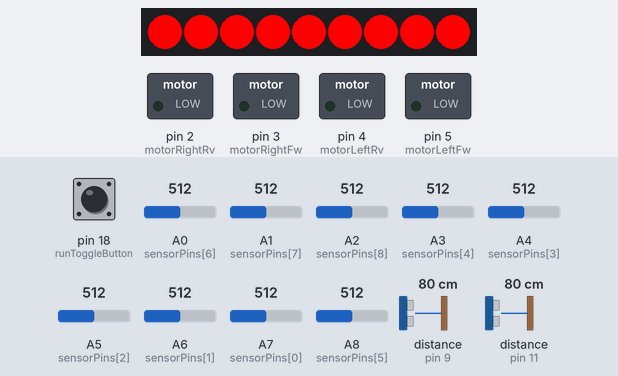
The sketch below on a simulated Arduino Mega 2560, built with avr-gcc and run on an emulated ATmega2560. Shown: 9 RGB LEDs in strip order, left to right, switched loads named in the sketch (green lamp = pin HIGH). Inputs (shaded band) come from the test bench; at power-on: distance to the obstacle (sensors on pin 11, pin 9) 80 cm, A0 (sensorPins[6]) = 512, A3 (sensorPins[4]) = 512, pin 18 (runToggleButton) HIGH, A1 (sensorPins[7]) = 512, A2 (sensorPins[8]) = 512, A4 (sensorPins[3]) = 512, A5 (sensorPins[2]) = 512, A6 (sensorPins[1]) = 512, A7 (sensorPins[0]) = 512, A8 (sensorPins[5]) = 512. The echo pulse lasts 58.3 µs per cm; dim RGB values are drawn brighter than linear; what the sketch prints to the serial monitor is not drawn.

Above: at 1.2 s.
1.3 s: distance to the obstacle (sensor on pin 11) set to 12 cm
2.8 s: distance to the obstacle (sensor on pin 11) set to 9 cm
At 3.8 s:
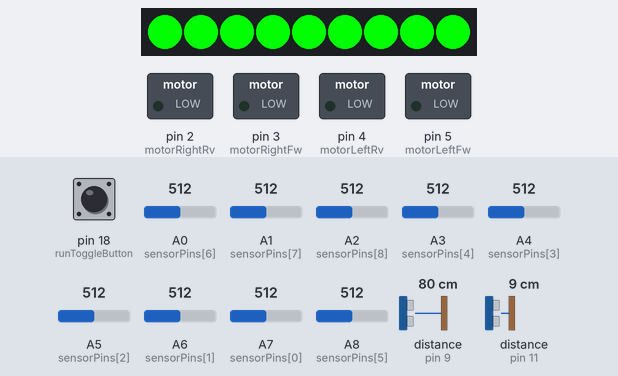
4.3 s: A0 (sensorPins[6]) set to 213
5.8 s: A0 (sensorPins[6]) set to 190
At 6.6 s:
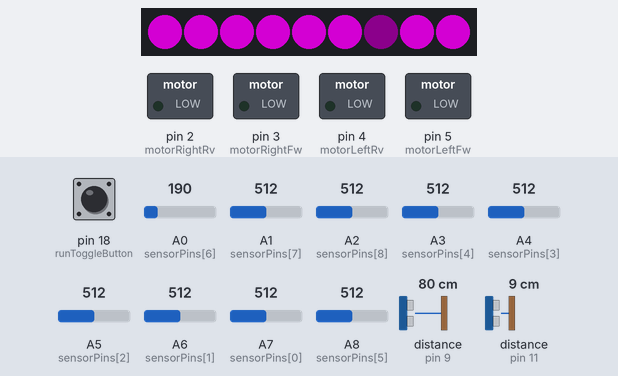
8.8 s: A3 (sensorPins[4]) set to 210
10.3 s: A3 (sensorPins[4]) set to 189
At 11.18 s:
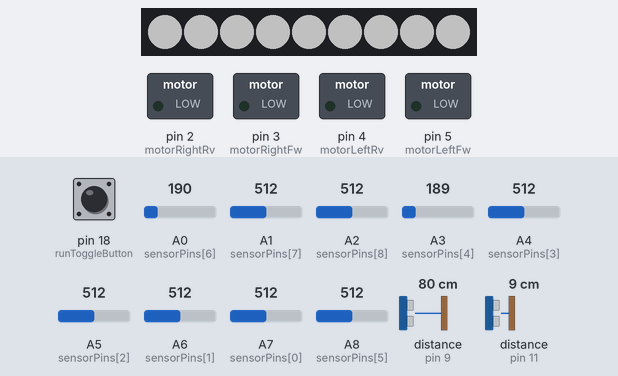
Timing chart, 0 to 13.3 s (numbered marks = the images above; inputs shaded):
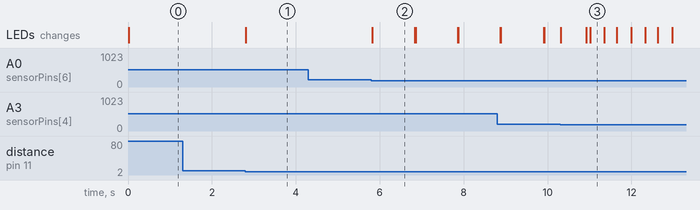

Measured:
- the behaviour switches between 11 and 10 cm on distance to the obstacle (sensor on pin 11) (found by bisection; images 0 and 1)
- the behaviour switches between 201 and 200 on A0 (sensorPins[6]) (found by bisection; images 1 and 2)
- the behaviour switches between 201 and 200 on A3 (sensorPins[4]) (found by bisection; images 2 and 3)
- after the input at 1.3 s, every drawn part: stays the same
- after the input at 2.8 s, the LEDs: change at once (image 1)
- after the input at 4.3 s, every drawn part: stays the same
- after the input at 5.8 s, the LEDs: change at once (image 2)
- after the input at 10.3 s, the LEDs: first change at once (image 3 shows a later state)
- what the display in image 2 shows lasts 1.0 s, from 5.8 s to 6.8 s

The sketch:

tuutu.ino
```cpp
// (licence header left out)
#define DEBUG /*Comment this line out in production then all DP Serial instructions are ignored.*/
#include "DebugUtils.h"/*Leave this in, otherwise you get errors.*/

#include <NewPing.h>
#include <Adafruit_NeoPixel.h>

#include "Layout.h" //Pin connections
#include "Settings.h" //Variables that might need tweaking
#include "Vars.h" //Other variable declarations

/*One Ultrasonic distance sensor detects the block shaped obstacle on the track.*/
NewPing obstacleSonar(TRIGGER_PIN_OBS, ECHO_PIN_OBS, MAX_DISTANCE_OBS);

/*Second Ultrasonic distance sensor detects when the front of robot hangs over an edge.*/
NewPing edgeSonar(TRIGGER_PIN_EDGE, ECHO_PIN_EDGE, MAX_DISTANCE_EDGE);

/*Neopixel RGB LED strip is used as visual feedback indicator for the states of the robot and line readings.*/
Adafruit_NeoPixel signalLights = Adafruit_NeoPixel(9, PIXELPIN, NEO_GRB + NEO_KHZ800);
#include "SignalColors.h" //State color definitions


void setup() {

  /*Motors.*/
  pinMode(motorLeftFw, OUTPUT);
  pinMode(motorLeftRv, OUTPUT);
  pinMode(motorRightFw, OUTPUT);
  pinMode(motorRightRv, OUTPUT);

  /*Sensors.*/
  for (i=0; i<9; i++) {
    pinMode(sensorPins[i], INPUT);
  }

  /*Button that halts motors but keeps sensors running.*/
  attachInterrupt(digitalPinToInterrupt(runToggleButton), toggleRunning, LOW);

  #ifdef DEBUG
    Serial.begin(9600);
  #endif

  /*Turn off previous state in RGB LEDs.*/
  signalLights.begin();
  signalLights.show();

  /*Start in "normal" mode.*/
  mode = NORMAL;

}


void loop() {

  /*Obstacle maneuver is a special case that does not need readings, it's time based.*/
  if (mode != OBSTACLE) {

    /*Take measurements and save them.*/
    readSensors();
    saveReadings();

    /*Derive mode from sensor readings.*/
    decideMode();

  }


  /*Behaviours in different modes.*/
  switch (mode) {
    case NORMAL:
      moveMotors(getLineDirection());
      break;

    case GAP:
      moveMotors(STRAIGHT);
      break;

    case ALLBLACK:
      moveMotors(STRAIGHT);
      break;

    case FLYING:
      moveMotors(SLOWSTRAIGHT);
      break;

    case PRELOOPCROSSING:
      /*At the beginning of this mode the additional line direction is detected.
      Follow the other line (the old one).*/
      moveMotors(moveDirectionForOneLine(!loopDirection));
      break;

    case LOOPCROSSING:
      moveMotors(getLineDirection());
      break;

    case AFTERLOOPCROSSING:
      /*Follow the line on the side that previously saw new line coming in.*/
      moveMotors(moveDirectionForOneLine(loopDirection));
      break;

    case OBSTACLE:
      /*Passing by obstacle is a simple time based maneuver. Will just do these things in sequence.*/

      signalLightsShow();

      moveMotors(HARDLEFT);
      delay(obstaclePhase1);

      moveMotors(STRAIGHT);
      delay(obstaclePhase2);

      moveMotors(HARDRIGHT);
      delay(obstaclePhase3);

      moveMotors(STRAIGHT);
      delay(obstaclePhase4);

      moveMotors(HARDRIGHT);
      delay(obstaclePhase5);

      mode = GAP;
      moveMotors(STRAIGHT);

  }


  /* Show mode and line sensor readings status on a strip of RGB LEDs*/
  signalLightsShow();


  #ifdef DEBUG
    debugSerialPrints();
  #endif


  /*Wait a little before measuring and deciding again.*/
  delay(readingInterval);

}
```

DebugUtils.h
```cpp
/**
 * Serial debugging functions.
 *
 * DP means Serial.print(), DPL means Serial.println()
 * but only if DEBUG is defined.
 * Based on http://forum.arduino.cc/index.php?PHPSESSID=t751ftglgpibikp8fa2h70o8s4&topic=46900.msg338653#msg338653
 */

#ifdef DEBUG
  #define DP(str) \
    Serial.print(str); \
    Serial.print(" ");
  #define DPL(str) \
    Serial.println(str);
#else
  #define DP(str)
  #define DPL(str)
#endif
```

Layout.h
```cpp
/**
 * Layout - physical pin connections.
 */

/*Neopixel RHB LED strip is used as visual feedback indicator for the states of the robot and line readings.*/
#define PIXELPIN 7

/*One Ultrasonic distance sensor detects the block shaped obstacle on the track.*/
#define TRIGGER_PIN_OBS  8
#define ECHO_PIN_OBS     9

/*Second Ultrasonic distance sensor detects when the front of robot hangs over an edge.*/
#define TRIGGER_PIN_EDGE  12
#define ECHO_PIN_EDGE     11

/*Drive motors H-bridge connections.*/
const int motorLeftFw = 5;
const int motorLeftRv = 4;
const int motorRightFw = 3;
const int motorRightRv = 2;

/*Line sensors connections.*/
const int sensorPins[] = {A7, A6, A5, A4, A3, A8, A0, A1, A2}; //left to right

/*Interrupt button to toggle if motors should run or not. Has to be interrupt-capable.*/
const int runToggleButton = 18;
```

SignalColors.h
```cpp
/**
 * Signal lights color definitions.
 */

/*Special type for storing NeoPixel color.*/
unsigned long c = signalLights.Color(0, 0, 0);

unsigned long colorNormal = signalLights.Color(0, 255, 0);        //green
unsigned long colorNormalDim = signalLights.Color(0, 25, 0);
unsigned long colorGap = signalLights.Color(85, 85, 85);          //white
unsigned long colorGapDim = signalLights.Color(9, 9, 9);
unsigned long colorPreloop = signalLights.Color(127, 0, 127);     //purple
unsigned long colorPreloopDim = signalLights.Color(12, 0, 12);
unsigned long colorLoop = signalLights.Color(0, 0, 255);          //blue
unsigned long colorLoopDim = signalLights.Color(0, 0, 25);
unsigned long colorAfterloop = signalLights.Color(0, 125, 125);   //bluish green
unsigned long colorAfterloopDim = signalLights.Color(0, 12, 12);
unsigned long colorObstacle = signalLights.Color(127, 127, 0);    //yellow
unsigned long colorObstacleDim = signalLights.Color(12, 12, 0);
unsigned long colorFlying = signalLights.Color(255, 0, 0);        //red
unsigned long colorFlyingDim = signalLights.Color(25, 0, 0);
unsigned long colorAllblack = signalLights.Color(85, 85, 85);     //white
unsigned long colorAllblackDim = signalLights.Color(9, 9, 9);
```

Vars.h
```cpp
/**
 * To make good decisions the robot tries to guess what part of track it is on at the moment.
 * For example line gap requires proceeding straight til finding the line again.
 * States have human readable names but are stored as single byte.
 */
#define NORMAL 0
#define GAP 1
#define PRELOOPCROSSING 2
#define LOOPCROSSING 3
#define AFTERLOOPCROSSING 4
#define OBSTACLE 5
#define FLYING 6
#define ALLBLACK 7
byte mode;

/**
 * Loop direction is saved as byte.
 */
#define LEFT 0
#define RIGHT 1
byte loopDirection;

/**
 * Movements - turn direction, turn steepness or going straight faster or slower are passed as byte.
 */
#define HARDLEFT 1
#define SMOOTHLEFT 2
#define STRAIGHT 3
#define SMOOTHRIGHT 4
#define HARDRIGHT 5
#define SLOWSTRAIGHT 6
#define STOP 7

/**
 * Line sensors related.
 */
int sensorReadings[9]; //left to right. Analog readings from sensors.
boolean hasLine[9]; //left to right. If the sensor reads below or above the black threshold.
boolean hasLinePrev[saveSize][9];//history of line existence under each sensor on previous readings
byte noOfLines; //to detect line loop we have to see two lines under sensor at once
byte noOfLinesPrev[saveSize]; //history for it
int saveCounter = 0; //helper for re-using the history arrays.

/**
 * Obstacle sensor and maneuver related.
 */
int frontDist; //sensor reading
unsigned long obstacleStart;//for storing time when the maneuver started

/**
 * Detecting hill top where line sensor can not be trusted.
 */
int floorDist; //sensor reading

/**
 * Recovering for erroneus lineloop decisions with timeout.
 */
unsigned long loopStartTime;

/**
 * A button changes between drive or stall mode.
 */
boolean haltMotors = true; //current state
unsigned long interruptTime; //for debouncing drive/stall mode button
unsigned long lastInterruptTime = 0; //for debouncing drive/stall mode button

/**
 * Other.
 */
int i, j;
int debugCounter = 0;
```

debugPrints.ino
```cpp
/**
 * Debugging in serial.
 */

void debugSerialPrints() {

  /*Serial print takes lots of time. To avaoid slowing everything down too much let's actually print only after some loops.*/
  if (debugCounter == 25) {

    for (j=0; j<9; j++) {
      DP(sensorReadings[j]);
      DP(" ");
    }
    for (j=0; j<9; j++) {
      DP(hasLine[j]);
    }
    DP(" ");

    DP("Front: ");
    DP(frontDist);

    DP(" \t Floor: ");
    DP(floorDist);
    DP(" \t");

    if (mode == NORMAL) {
      DP("NORMAL");
    }
    else if (mode == GAP) {
      DP("GAP");
    }
    else if (mode == PRELOOPCROSSING) {
      DP("PRELOOP");
    }
    else if (mode == LOOPCROSSING) {
      DP("LOOP");
    }
    else if (mode == AFTERLOOPCROSSING) {
      DP("AFTERLOOP");
    }
    else if(mode == OBSTACLE) {
      DP("OBSTACLE");
    }
    else if(mode == FLYING) {
      DP("FLYING");
    }
    else if(mode == ALLBLACK) {
      DP("ALLBLACK");
    }

    DP(" Lines:");
    DP(noOfLines);

    DPL(" ");

    debugCounter = 0;

  }

  /*Count loops passed without printing*/
  debugCounter++;

}
```

decisions.ino
```cpp
/**
 * Mode is set based on floor sensor, obstacle sensor readings and number of lines detected.
 *
 * Saves into global variable: mode.
 */
int decideMode() {

  if (mode == NORMAL) { //most of the decisions happen when current mode is normal

    if (floorDist > floorOKThres) {
      mode = FLYING;
    }

    else if (frontDist < obstacleDistance && frontDist > 0) {
      mode = OBSTACLE;
    }

    else if (noOfLines==0) {
      mode = GAP;
    }

    /*If noOfLines==1 stays in NORMAL mode.*/

    else if (noOfLines==2) {
      mode = PRELOOPCROSSING;
      /* Save time to timeout if this is erroneus decision. */
      loopStartTime = millis();
      /*Find and save loop direction.*/
      loopDirection = findLoopDirection();
    }

    else if (noOfLines>2) { // more than two lines detected, assume start and finish markings
      mode = ALLBLACK;
    }

  }


  else if (mode == GAP) {

    if (floorDist > floorOKThres) {
      mode = FLYING;
    }

    else if (noOfLines > 0) {//line found, exit from gap mode
      mode = NORMAL;
    }

  }


  else if (mode == PRELOOPCROSSING) {

    /*Two lines have gathered into one, assume loop knot.*/
    if (noOfLines == 1) {
      mode = LOOPCROSSING;

      /*Save time to timeout if this is erroneus decision.*/
      loopStartTime = millis();
    }

    /*Timeout into normal mode.*/
    else if (millis() > loopStartTime + loopTimeout) {
      mode = NORMAL;
    }

  }


  else if (mode == LOOPCROSSING) {

    /*Two lines have separated assume got over knot part.*/
    if (noOfLines == 2) {
      mode = AFTERLOOPCROSSING;
    }

    /*Timeout into normal mode.*/
    else if (millis() > loopStartTime + loopTimeout) {
      mode = NORMAL;
    }

  }

  else if (mode == AFTERLOOPCROSSING) {

    /*Second line has left sight, back to normal mode.*/
    if (noOfLines == 1) {
      mode = NORMAL;
    }

    /*Backup to exit the state in case something went wrong meanwhile.*/
    else if (noOfLines == 0) {
      mode = GAP;
    }

  }


  else if (mode == FLYING) {

    if (floorDist <= floorOKThres) {
      mode = NORMAL;
    }

  }


  else if (mode == ALLBLACK) {

    if (floorDist > floorOKThres) {
      mode = FLYING;
    }

    else if (noOfLines == 1) {
      mode = NORMAL;
    }

    else if (noOfLines == 0); {
      mode = GAP;
    }
  }

  /*Exiting from obstacle mode into gap mode happens in main loop because it is simple time based action.*/

}


/**
 * Calculating move direction from detected lines.
 */
byte getLineDirection() {

  byte lineDirection;

  int leftFifth = int(hasLine[0]) + int(hasLine[1]);
  int leftCenterFifth = int(hasLine[2]) + int(hasLine[3]);
  int centerFifth = int(hasLine[4]);
  int rightCenterFifth = int(hasLine[5]) + int(hasLine[6]);
  int rightFifth = int(hasLine[7]) + int(hasLine[8]);

  if ((leftFifth + leftCenterFifth) > (rightFifth + rightCenterFifth)) {
     if (leftFifth >= leftCenterFifth) {
      lineDirection = HARDLEFT;
    }
    else {
      lineDirection = SMOOTHLEFT;
    }
  }
  else if ((leftFifth + leftCenterFifth) == (rightFifth + rightCenterFifth)) {
    if (leftFifth > rightFifth) {
      lineDirection = SMOOTHLEFT;
    }
    else if (rightFifth > leftFifth) {
      lineDirection = SMOOTHRIGHT;
    }
    else {
      lineDirection = STRAIGHT;
    }
  }
  else if ((leftFifth + leftCenterFifth) < (rightFifth + rightCenterFifth)) {
    if (rightFifth >= rightCenterFifth) {
      lineDirection = HARDRIGHT;
    }
    else {
      lineDirection = SMOOTHRIGHT;
    }
  }

  return lineDirection;
}


/**
 * Detects on which side an additional black line appeared into view.
 *
 * This function is called at loop crossing detection.
 * Returns left or right as byte.
 */
byte findLoopDirection() {
  byte leftmost, rightmost;
  /*Find how far from left edge is the leftmost line.*/
  for (i=0; i<9; i++) {
    if (hasLine[i]) {
      leftmost = i;
      break;
    }
  }
  /*Find how far from right edge is the rightmost line.*/
  for (i=8; i>=0; i--) {
    if (hasLine[i]) {
      rightmost = 8-i;
      break;
    }
  }
  if (leftmost < rightmost) {
    return LEFT;
  }
  else {
    return RIGHT;
  }

}


/**
 * Chooses direction to follow one line out of two.
 *
 * Takes preferred side as parameter.
 * Returns direction as byte.
 */
byte moveDirectionForOneLine(byte chosenDirection) {
  byte line;
  if (chosenDirection == LEFT) {
    /*Find leftmost line.*/
    for (i=0; i<9; i++) {
      if (hasLine[i]) {
        line = i;
        break;
      }
    }
  }
  else { //chosenDirection == RIGHT
    /*Find rightmost line.*/
    for (i=8; i>=0; i--) {
      if (hasLine[i]) {
        line = i;
        break;
      }
    }
  }

  /*Return direction.*/
  if (line<=1) {
    return HARDLEFT;
  }
  else if (line==2) {
    return SMOOTHLEFT;
  }
  else if (line>=3 && line<=5) {
    return STRAIGHT;
  }
  else if (line==6) {
    return SMOOTHRIGHT;
  }
  else {
    return HARDRIGHT;
  }
}
```

maneuvers.ino
```cpp
/**
 * Moving motors.
 *
 * If the global variable haltMotors is set motors do not move.
 * Direction and in case of straight also speed of movement is passed as parameter.
 */
void moveMotors(byte moveDirectionMode) {

  if (!haltMotors) {

    switch (moveDirectionMode) {

      case HARDLEFT:
        analogWrite(motorLeftFw, 0);
        analogWrite(motorLeftRv, hardTurnRvPWM);
        analogWrite(motorRightFw, hardTurnFwPWM);
        analogWrite(motorRightRv, 0);
        break;

      case SMOOTHLEFT:
        analogWrite(motorLeftFw, 0);
        analogWrite(motorLeftRv, 0);
        analogWrite(motorRightFw, fullSpeedPWM);
        analogWrite(motorRightRv, 0);
        break;

      case STRAIGHT:
        analogWrite(motorLeftFw, fullSpeedPWM);
        analogWrite(motorLeftRv, 0);
        analogWrite(motorRightFw, fullSpeedPWM);
        analogWrite(motorRightRv, 0);
        break;

      case SMOOTHRIGHT:
        analogWrite(motorLeftFw, fullSpeedPWM);
        analogWrite(motorLeftRv, 0);
        analogWrite(motorRightFw, 0);
        analogWrite(motorRightRv, 0);
        break;

      case HARDRIGHT:
        analogWrite(motorLeftFw, hardTurnFwPWM);
        analogWrite(motorLeftRv, 0);
        analogWrite(motorRightFw, 0);
        analogWrite(motorRightRv, hardTurnRvPWM);
        break;

      case SLOWSTRAIGHT:
        analogWrite(motorLeftFw, slowSpeedPWM);
        analogWrite(motorLeftRv, 0);
        analogWrite(motorRightFw, slowSpeedPWM);
        analogWrite(motorRightRv, 0);
        break;

      default: //STOP
        analogWrite(motorLeftFw, 0);
        analogWrite(motorLeftRv, 0);
        analogWrite(motorRightFw, 0);
        analogWrite(motorRightRv, 0);
        break;
    }
  }

  else {
    /*haltMotors is set to true, stop motors.*/
    analogWrite(motorLeftFw, 0);
    analogWrite(motorLeftRv, 0);
    analogWrite(motorRightFw, 0);
    analogWrite(motorRightRv, 0);
  }

}
```

sensors.ino
```cpp
/**
 * Fills following global variables with values:
 * sensorReadings[9] (int)
 * hasLine[9] (bool)
 * noOfLines (int)
 * frontDist (int)
 * floorDist (float)
 */
void readSensors() {

  noOfLines = 0;
  for (i=0; i<9; i++) {
    /*Get analog reading.*/
    sensorReadings[i] = analogRead(sensorPins[i]);
    if (sensorReadings[i] > hasBlackThres) {
      /*Save if it's presumably black or not.*/
      hasLine[i] = true;
      /*If first sensor is black it it first separate line.
      For other sensors the previous slot has to be white to count it a beginning of another line.*/
      if (i==0) {
        noOfLines++;
      }
      else {
        if (!hasLine[i-1]) {
          noOfLines++;
        }
      }
    }
    else {
      hasLine[i] = false;
    }
    delay(1);//Delay for more stable analog readings.
  }


  /*Get reading from obstacle distance sensor.*/
  frontDist = obstacleSonar.ping_cm();

  /*Get reading from floor distance - mountain top sensor.*/
  floorDist = edgeSonar.ping_cm();

}


/**
 * Saves sensor readings into history array.
 *
 * The array gets overwritten after fillig up. saveCounter keeps track of current position.
 */
void saveReadings() {

  /*Save line existence states.*/
  for (i=0; i<9; i++) {
    hasLinePrev[saveCounter][i] = hasLine[i];
  }
  /*Save number of detected separate lines.*/
  noOfLinesPrev[saveCounter] = noOfLines;

  saveCounter++;
  if (saveCounter == saveSize) {
    saveCounter = 0;
  }

}
```

signalLights.ino
```cpp
void signalLightsShow() {
  unsigned long color;
  unsigned long colorDim;
  switch (mode) {
    case NORMAL:
      color=colorNormal;
      colorDim=colorNormalDim;
      break;
    case GAP:
      color=colorGap;
      colorDim=colorGap;
      break;
    case PRELOOPCROSSING:
      color=colorPreloop;
      colorDim=colorPreloopDim;
      break;
    case LOOPCROSSING:
      color=colorLoop;
      colorDim=colorLoopDim;
      break;
    case AFTERLOOPCROSSING:
      color=colorAfterloop;
      colorDim=colorAfterloopDim;
      break;
    case OBSTACLE:
      color=colorObstacle;
      colorDim=colorObstacleDim;
      break;
    case FLYING:
      color=colorFlying;
      colorDim=colorFlyingDim;
      break;
    default: // ALLBLACK
      color=colorAllblack;
      colorDim=colorAllblackDim;
  }

  for(i=0; i<9; i++) {
      if (hasLine[i]) {
        signalLights.setPixelColor(i, color);
      }
      else {
        signalLights.setPixelColor(i, colorDim);
      }
    }
    signalLights.show();
}
```

toggleRunning.ino
```cpp
/**
 * Interrupt service routine for a button that turns drive motors off, but does not affect sensors.
 *
 * Sets mode to normal too.
 */

void toggleRunning() {
  interruptTime = millis();
  if (interruptTime - lastInterruptTime > 200) {
    haltMotors = !haltMotors;
    mode = NORMAL;
  }
  lastInterruptTime = interruptTime;
}
```

Source omitted: Settings.h (2193 bytes)
